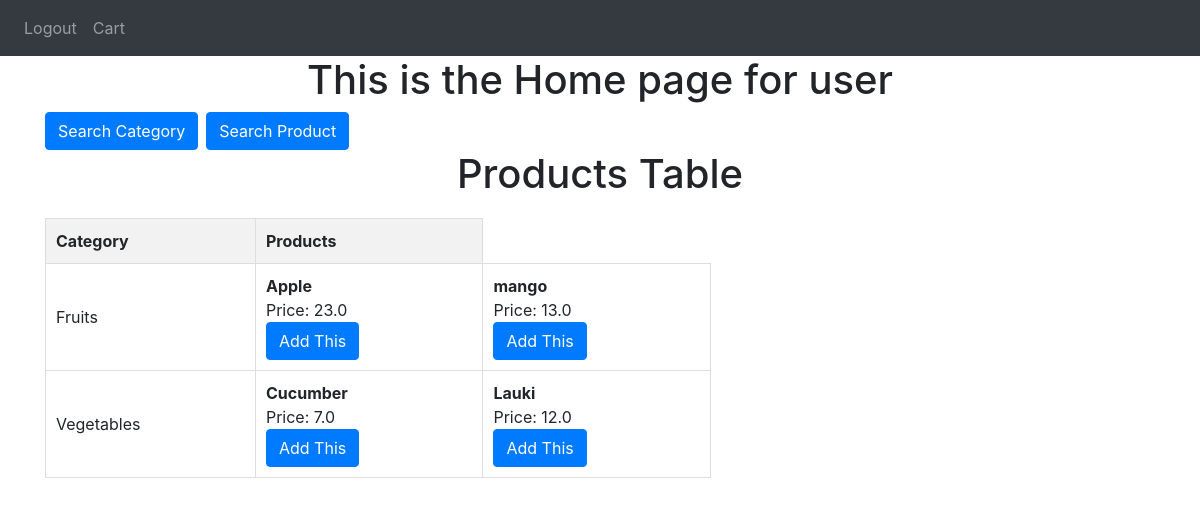
Page /userhome/1 on the committed database.
### GroceryWebapp/models.py (models this page shows)
class Categories(db.Model,UserMixin):
    id=db.Column(db.Integer,primary_key=True)
    cat_name=db.Column(db.String(150),unique=True,nullable=False)
    products = db.relationship('Products', backref='category')

class Products(db.Model,UserMixin):
    id=db.Column(db.Integer,primary_key=True)
    product_name=db.Column(db.String(150),unique=True,nullable=False)
    manufacture=db.Column(db.String(150))
    expiry=db.Column(db.String(150))
    p_per_u=db.Column(db.Float,nullable=False)
    stock=db.Column(db.Integer,nullable=False)
    c_id = db.Column(db.Integer, db.ForeignKey("categories.id") ,nullable = False)

### GroceryWebapp/main.py (the view)
@main.route("/userhome/<int:userid>")
def userhome(userid):
    categories = Categories.query.all()
    for category in categories:
        category.products = Products.query.filter_by(c_id=category.id).all()
    return render_template("home_user.html", categories=categories, userid=userid)

### GroceryWebapp/templates/home_user.html (shortened to what this page needs)
{% extends "base.html" %} {% block head %} {{ super() }}
{% endblock %}
{% block nav %}
<nav class="navbar navbar-expand-lg navbar-dark bg-dark">
  <div class="collapse navbar-collapse" id="navbar">
    <div class="navbar-nav">
      <a class="nav-item nav-link" id="home" href="/">Logout</a>
      <a class="nav-item nav-link" id="home" href="{{url_for('main.usercart', userid=userid)}}">Cart</a>
    </div>
  </div>
</nav>
{% endblock %}
{% block content %}
<h1>This is the Home page for user</h1>
<div class="d-flex">
  <a href="{{url_for('main.searchcat', userid=userid)}}" class="btn btn-primary mr-2">Search Category</a>
  <a href="{{url_for('main.searchitem', userid=userid)}}" class="btn btn-primary">Search Product</a>
</div>
<!DOCTYPE html>
<html>
<head>
</head>
<body>
    <h1>Products Table</h1>
    <table>
        <tr>
            <th>Category</th>
            <th>Products</th>
        </tr>
        {% for category in categories %}
        <tr>
            <td>{{ category.cat_name }}</td>
            {% for product in category.products %}
            <td>
                <b>{{ product.product_name }}</b><br>
                Price: {{ product.p_per_u }}<br>
                <a href="{{url_for('main.addtocart', product_id=product.id,userid=userid)}}" class="btn btn-primary">Add This</a>
            </td>
            {% endfor %}
        </tr>
        {% endfor %}
    </table>
</body>
</html>
{% endblock %}

### GroceryWebapp/templates/home_user.html (style rules this page uses)
h1 { text-align: center; }
table { width: 60%; border-collapse: collapse; margin-top: 20px; }
th, td { border: 1px solid #ddd; padding: 10px; text-align: left; }
th { background-color: #f2f2f2; }

### rows in the picture
Categories: cat_name "Fruits"
Products: product_name "Apple", p_per_u "23.0"
Products: product_name "mango", p_per_u "13.0"
Categories: cat_name "Vegetables"
Products: product_name "Cucumber", p_per_u "7.0"
Products: product_name "Lauki", p_per_u "12.0"
